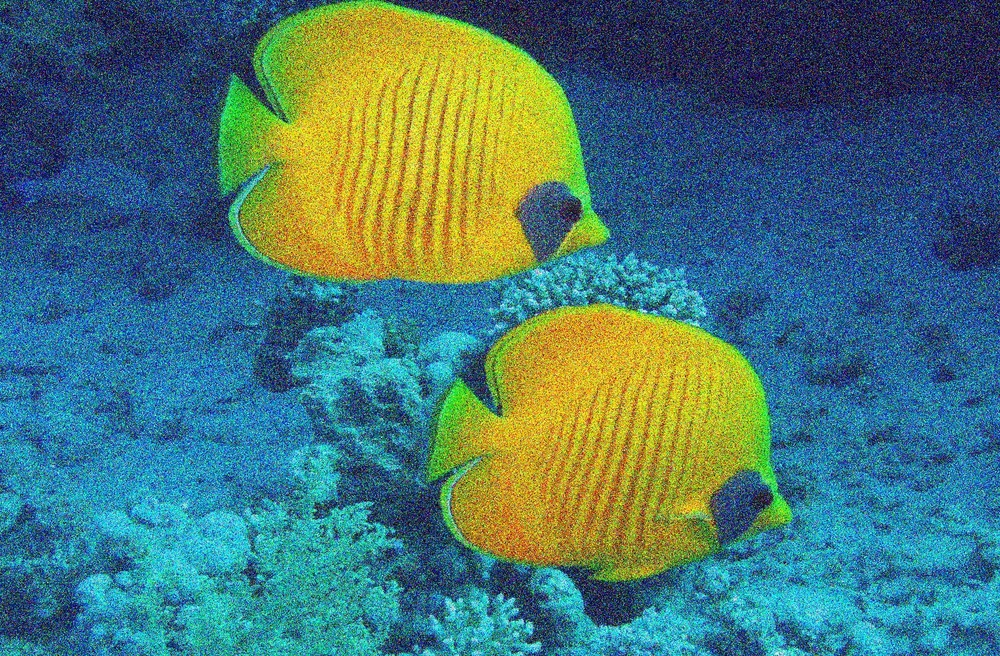
#> input picture code/datasets/images/fish.jpg, 1000 x 656 px, shrunk from 1600 x 1050 before the run
$ jupyter execute '09. OpenCV Blobs, Hulls, skeletons.ipynb'
#> lines starting #> are read from the running program, lines starting #| are printed output that depends on the picture; after the words box and inside, x2 and y2 are one past the last pixel; in counts of white or black regions, pixels touching at a corner belong together; long printed decimals are rounded
[cell 1]
import cv2
import numpy as np
import matplotlib.pyplot as plt
img = cv2.imread('datasets/images/fish.jpg', cv2.IMREAD_COLOR)
#> img is the input picture: shape (656, 1000, 3); mean B, G, R 116.3, 118, 72.6
img_rgb = cv2.cvtColor(img, cv2.COLOR_BGR2RGB)
plt.imshow(img_rgb)
plt.show()

[cell 2]
hsv = cv2.cvtColor(img, cv2.COLOR_BGR2HSV)
#> hsv: shape (656, 1000, 3); mean H, S, V 85.9, 184.1, 151
h = hsv[:,:,0]
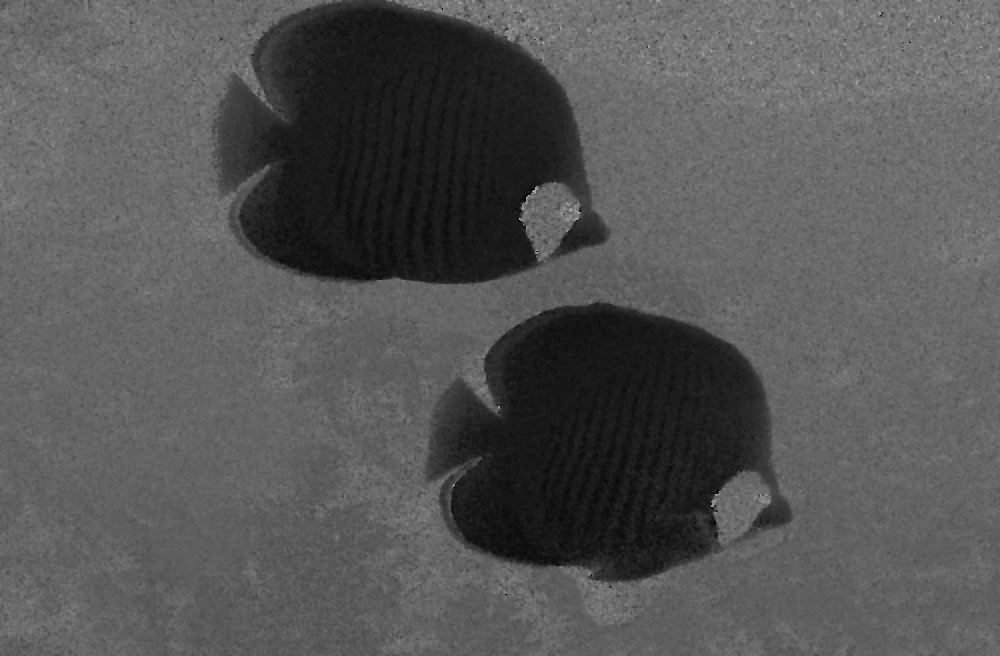
#> h: shape (656, 1000); min 0, max 177, mean 85.9
plt.imshow(h, cmap="gray")
plt.show()

[cell 3]
hm = cv2.medianBlur(h, 9)
plt.imshow(hm, cmap="gray")
plt.show()

[cell 4]
mask = np.uint8((hm < 80) * 255)
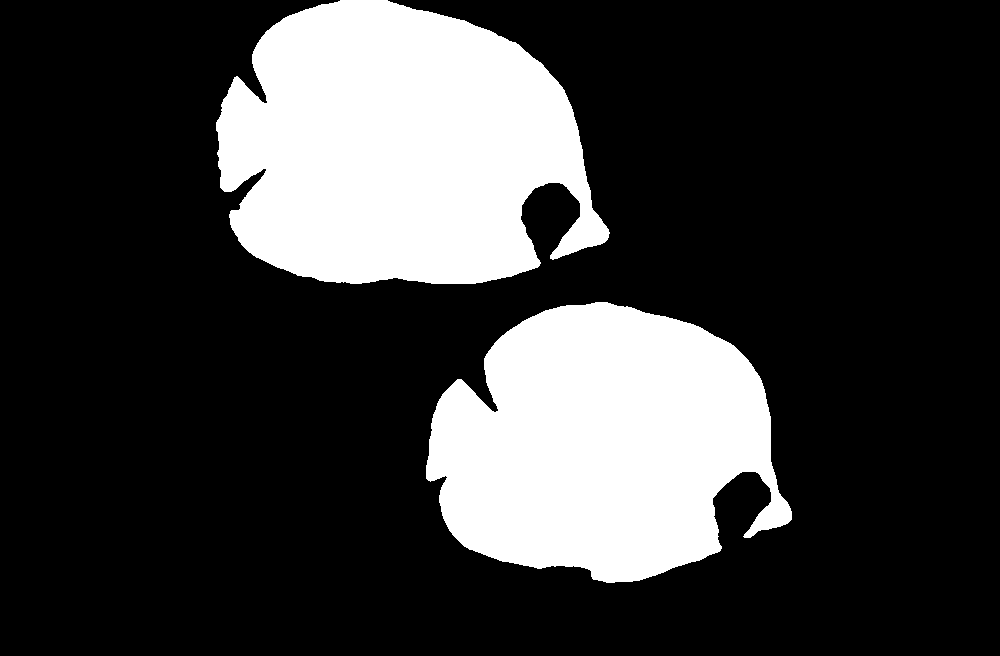
#> mask: shape (656, 1000); 24% white; 2 white regions, box (x1, y1, x2, y2) and area: (216, 0, 610, 284) 83702, (426, 302, 792, 583) 73533
plt.imshow(mask, cmap="gray")
plt.show()
mask3d = cv2.cvtColor(mask, cv2.COLOR_GRAY2RGB)
cut = mask3d & img_rgb
plt.imshow(cut)
plt.show()

[cell 5]
n, components = cv2.connectedComponents(mask, connectivity=8)
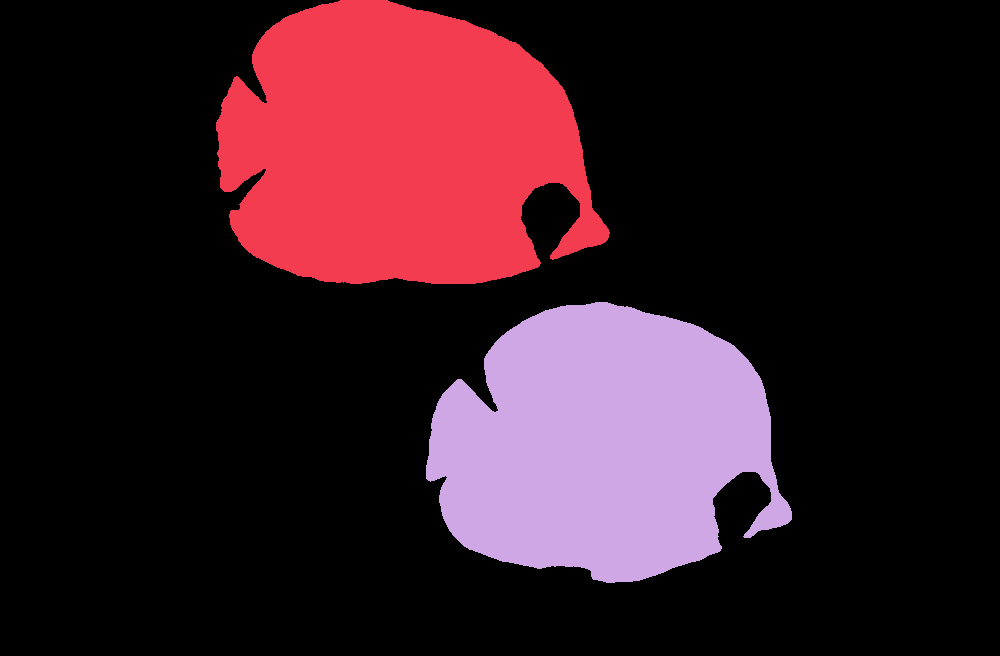
#> components: shape (656, 1000) int32; 3 distinct labels, from 0 to 2; one colour per label, 0 black
#> n = 3
image_area = mask.shape[0] * mask.shape[1]
#> image_area = 656000
fishes = []
for c in range(n):
    fish = cv2.inRange(components, c, c)
    fish_area = np.count_nonzero(fish)
    if 0.01 < (fish_area / image_area):
        fishes.append(fish)
        plt.imshow(fish, cmap='gray')
        plt.show()
#> this loop made 3 passes
#> fish_area on passes 1 to 3: 498765, 83702, 73533
#> after the loop, fishes = 3 items

[cell 6]
# draw 2 additional pixels to the image borders
mask = cv2.copyMakeBorder(mask, 2, 2, 2, 2, cv2.BORDER_CONSTANT)
#> mask: shape (660, 1004); 23.7% white; 2 white regions, box (x1, y1, x2, y2) and area: (218, 2, 612, 286) 83702, (428, 304, 794, 585) 73533
canny_output = cv2.Canny(mask, 0, 50)
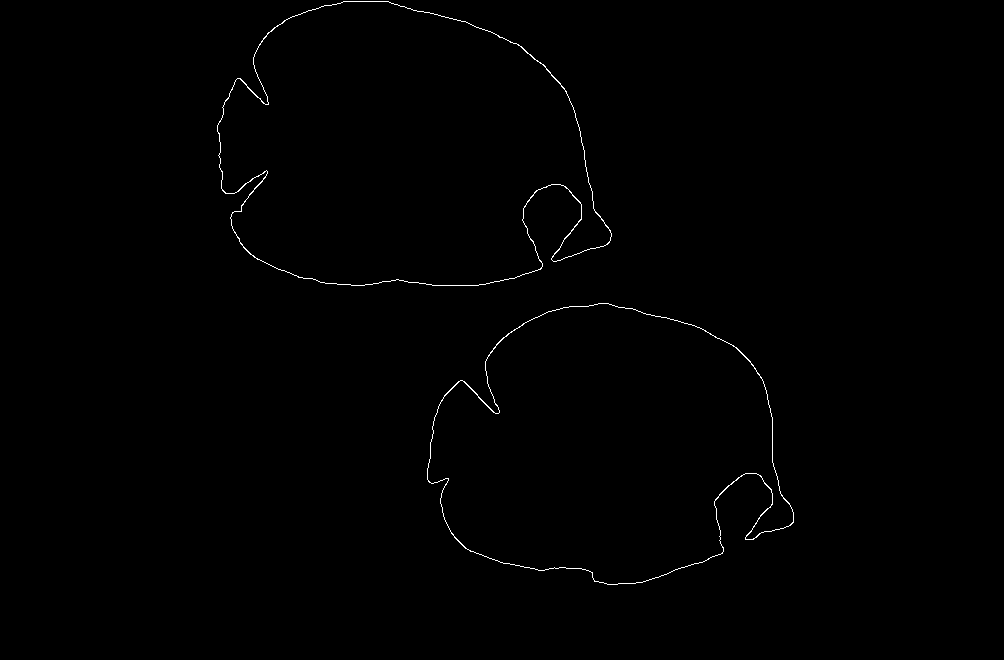
#> canny_output: shape (660, 1004); 0.44% white in thin lines or dots, all inside (x1, y1, x2, y2) = (217, 1, 794, 585)
plt.figure(figsize=(20,15))
plt.imshow(canny_output, cmap='gray')
plt.show()

[cell 7]
# see https://docs.opencv.org/2.4/modules/imgproc/doc/structural_analysis_and_shape_descriptors.html
contours, _ = cv2.findContours(
                        canny_output,
                        cv2.RETR_EXTERNAL,      # outer contours only
                        cv2.CHAIN_APPROX_SIMPLE    # approfimation for linear segments of contour
                )
#> contours = 2 contours; box (x1, y1, x2, y2) and area: (217, 1, 612, 286) 83757, (427, 303, 794, 585) 73582

drawing = np.zeros((canny_output.shape[0], canny_output.shape[1], 3), dtype=np.uint8)

# Find the convex hull object for each contour
hull_list = []
for i, contour in enumerate(contours):
    colorC = (255, 0, 255)
    cv2.drawContours(drawing, contours, i, colorC)
    area, length = cv2.contourArea(contour), cv2.arcLength(contour, False)
    if area < 40:
        continue
    print("Contour area={}, length={}".format(area, length))
    hull = cv2.convexHull(contour)
    hull_list.append(hull)
    area, length = cv2.contourArea(hull), cv2.arcLength(hull, False)
    print("\tHull area={}, length={}".format(area, length))
#> this loop made 2 passes
#> colorC on passes 1 to 2: (255, 0, 255), (255, 0, 255)
#| Contour area=73582.0, length=1361.911
#| 	Hull area=78978.0, length=1021.608
#| Contour area=83757.0, length=1494.935
#| 	Hull area=89281.5, length=1061.769
#> after the loop, hull_list = 2 contours; box (x1, y1, x2, y2) and area: (217, 1, 612, 286) 89282, (427, 303, 794, 585) 78978

# + hull results
for hull in hull_list:
    colorH = (255, 255, 255)
    cv2.drawContours(drawing, [hull], 0, colorH, thickness=3)
#> this loop made 2 passes
#> colorH on passes 1 to 2: (255, 255, 255), (255, 255, 255)
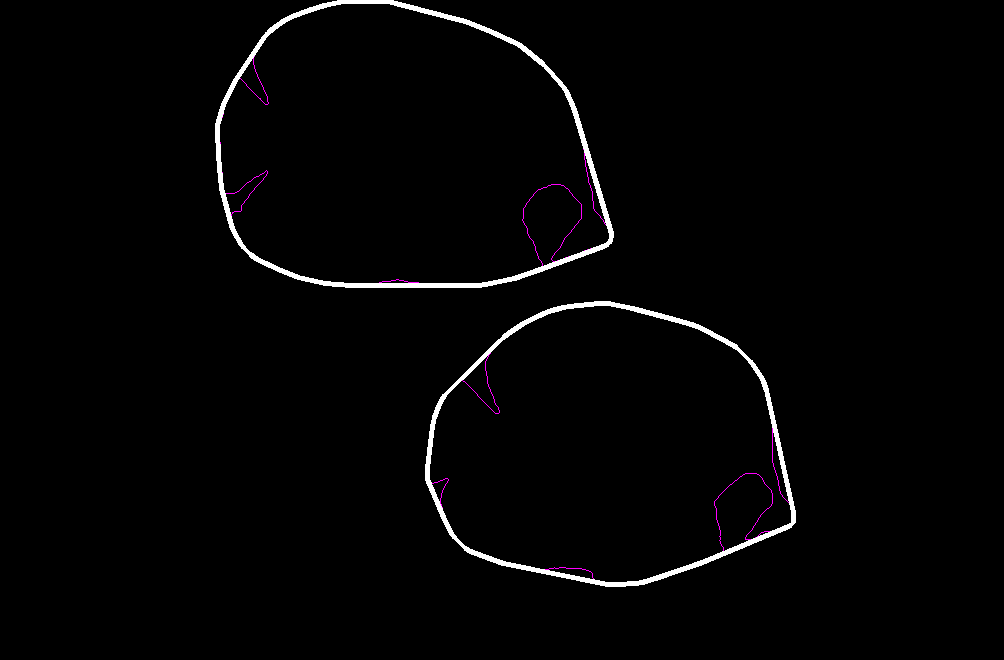
#> drawing: shape (660, 1004, 3); mean of channels 0, 1, 2 4.4, 4, 4.4; drawn as B, G, R

# Show in a window
plt.figure(figsize=(20,15))
plt.imshow(drawing)
plt.show()

[cell 8]
# see also https://docs.opencv.org/3.1.0/dd/d49/tutorial_py_contour_features.html
for contour in contours:
    bboxColorA = (255, 128, 128)
    bboxColorB = (128, 128, 255)
    bboxColorC = (128, 255, 128)

    # aligned rectangle
    x, y, w, h = cv2.boundingRect(contour)
    cv2.rectangle(drawing, (x, y), (x + w, y + h), bboxColorA, 2)

    # smallest rectangle
    rect = cv2.minAreaRect(contour)
    box = cv2.boxPoints(rect)
    box = np.int0(box)
    cv2.drawContours(drawing, [box], 0, bboxColorB, thickness=2)

    # smallest circle
    point, rad = cv2.minEnclosingCircle(contour)
    point = (int(point[0]), int(point[1]))
    cv2.circle(drawing, point, int(rad), bboxColorC, 2)
#> this loop made 2 passes
#> (bboxColorA, bboxColorC, x, y, w, h, rect, box) on passes 1 to 2: ((255, 128, 128), (128, 255, 128), 427, 303, 367, 282, ((598.9, 445.3), (350.3, 285.6), -12.43), [[458, 622], [397, 343], [739, 268], [800, 547]]), ((255, 128, 128), (128, 255, 128), 217, 1, 395, 285, ((414, 143), (284, 394), -90), [[611, 285], [217, 285], [217, 1], [611, 1]])
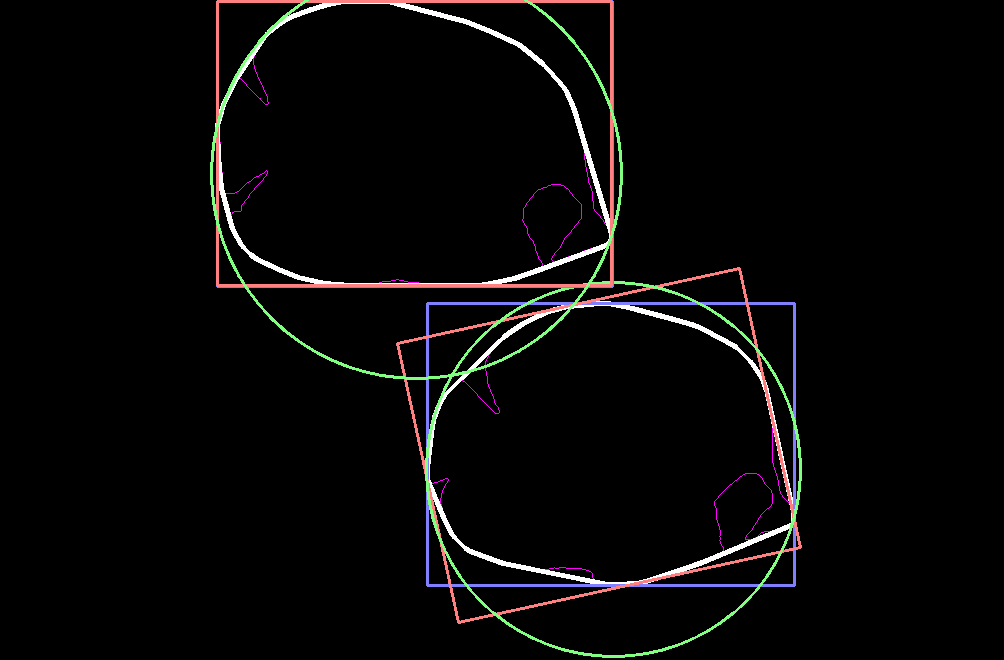
#> drawing: shape (660, 1004, 3); 2.69% of pixels changed, all inside (x1, y1, x2, y2) = (210, 0, 802, 658); drawn as B, G, R

plt.figure(figsize=(20,15))
plt.imshow(drawing)
plt.show()

[cell 9]
# for skeleton go to http://opencvpython.blogspot.com/2012/05/skeletonization-using-opencv-python.html
kernel = np.ones((5,5), np.uint8)
erosion = cv2.erode(mask, kernel, iterations=10)
#> erosion: shape (660, 1004); 15.2% white; 2 white regions, box (x1, y1, x2, y2) and area: (241, 22, 563, 266) 53605, (453, 327, 753, 563) 46912
plt.imshow(erosion)
plt.show()
erosion = cv2.erode(mask, kernel, iterations=50)
#> erosion: shape (660, 1004); 0.36% white; 2 white regions, box (x1, y1, x2, y2) and area: (369, 127, 423, 179) 2065, (600, 433, 615, 463) 347
plt.imshow(erosion)
plt.show()
dilation = cv2.dilate(mask, kernel, iterations=10)
#> dilation: shape (660, 1004); 32.9% white; 1 white region, box (x1, y1, x2, y2) and area: (198, 0, 814, 605) 217879
plt.imshow(dilation)
plt.show()

#######################################################

## see opening and closing!
## https://docs.opencv.org/3.0-beta/doc/py_tutorials/py_imgproc/py_morphological_ops/py_morphological_ops.html
closing = cv2.morphologyEx(mask, cv2.MORPH_CLOSE, kernel, iterations=12)
#> closing: shape (660, 1004); 25.6% white; 1 white region, box (x1, y1, x2, y2) and area: (218, 0, 794, 585) 169871
plt.imshow(closing)
plt.show()

mask3d2 = cv2.cvtColor(closing[2:-2,2:-2], cv2.COLOR_GRAY2RGB)
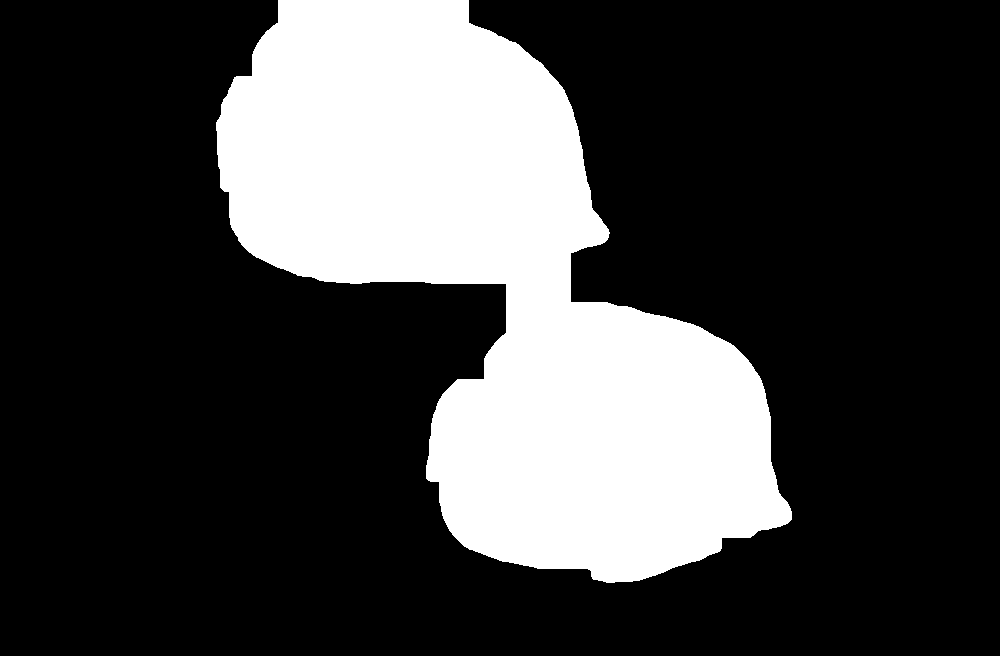
#> mask3d2: shape (656, 1000, 3); 25.8% white; 1 white region, box (x1, y1, x2, y2) and area: (216, 0, 792, 583) 169489
cut2 = mask3d2 & img_rgb
plt.imshow(cut2)
plt.show()
